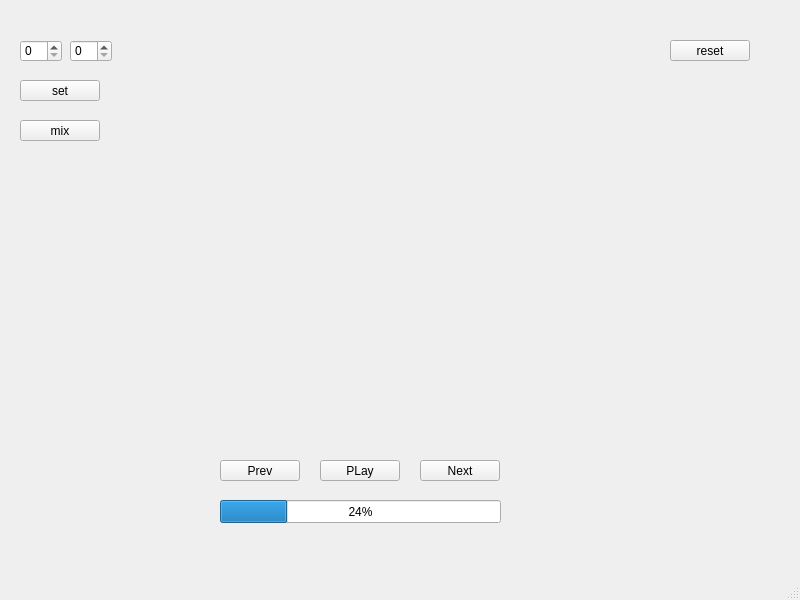
<?xml version="1.0" encoding="UTF-8"?>
<ui version="4.0">
 <class>MainWindow</class>
 <widget class="QMainWindow" name="MainWindow">
  <property name="geometry">
   <rect>
    <x>0</x>
    <y>0</y>
    <width>800</width>
    <height>600</height>
   </rect>
  </property>
  <property name="windowTitle">
   <string>MainWindow</string>
  </property>
  <widget class="QWidget" name="centralwidget">
   <widget class="QWidget" name="gridLayoutWidget">
    <property name="geometry">
     <rect>
      <x>130</x>
      <y>10</y>
      <width>521</width>
      <height>431</height>
     </rect>
    </property>
    <layout class="QGridLayout" name="Grid"/>
   </widget>
   <widget class="QPushButton" name="play">
    <property name="geometry">
     <rect>
      <x>320</x>
      <y>460</y>
      <width>80</width>
      <height>21</height>
     </rect>
    </property>
    <property name="text">
     <string>PLay</string>
    </property>
   </widget>
   <widget class="QPushButton" name="prev">
    <property name="geometry">
     <rect>
      <x>220</x>
      <y>460</y>
      <width>80</width>
      <height>21</height>
     </rect>
    </property>
    <property name="text">
     <string>Prev</string>
    </property>
   </widget>
   <widget class="QPushButton" name="next">
    <property name="geometry">
     <rect>
      <x>420</x>
      <y>460</y>
      <width>80</width>
      <height>21</height>
     </rect>
    </property>
    <property name="text">
     <string>Next</string>
    </property>
   </widget>
   <widget class="QSpinBox" name="spinBoxX">
    <property name="geometry">
     <rect>
      <x>20</x>
      <y>40</y>
      <width>42</width>
      <height>22</height>
     </rect>
    </property>
   </widget>
   <widget class="QSpinBox" name="spinBoxY">
    <property name="geometry">
     <rect>
      <x>70</x>
      <y>40</y>
      <width>42</width>
      <height>22</height>
     </rect>
    </property>
   </widget>
   <widget class="QPushButton" name="set">
    <property name="geometry">
     <rect>
      <x>20</x>
      <y>80</y>
      <width>80</width>
      <height>21</height>
     </rect>
    </property>
    <property name="text">
     <string>set</string>
    </property>
   </widget>
   <widget class="QPushButton" name="reset">
    <property name="geometry">
     <rect>
      <x>670</x>
      <y>40</y>
      <width>80</width>
      <height>21</height>
     </rect>
    </property>
    <property name="text">
     <string>reset</string>
    </property>
   </widget>
   <widget class="QProgressBar" name="progressBar">
    <property name="geometry">
     <rect>
      <x>220</x>
      <y>500</y>
      <width>281</width>
      <height>23</height>
     </rect>
    </property>
    <property name="value">
     <number>24</number>
    </property>
   </widget>
   <widget class="QPushButton" name="mixinit">
    <property name="geometry">
     <rect>
      <x>20</x>
      <y>120</y>
      <width>80</width>
      <height>21</height>
     </rect>
    </property>
    <property name="text">
     <string>mix</string>
    </property>
   </widget>
  </widget>
  <widget class="QMenuBar" name="menubar">
   <property name="geometry">
    <rect>
     <x>0</x>
     <y>0</y>
     <width>800</width>
     <height>20</height>
    </rect>
   </property>
  </widget>
  <widget class="QStatusBar" name="statusbar"/>
 </widget>
 <resources/>
 <connections/>
</ui>
